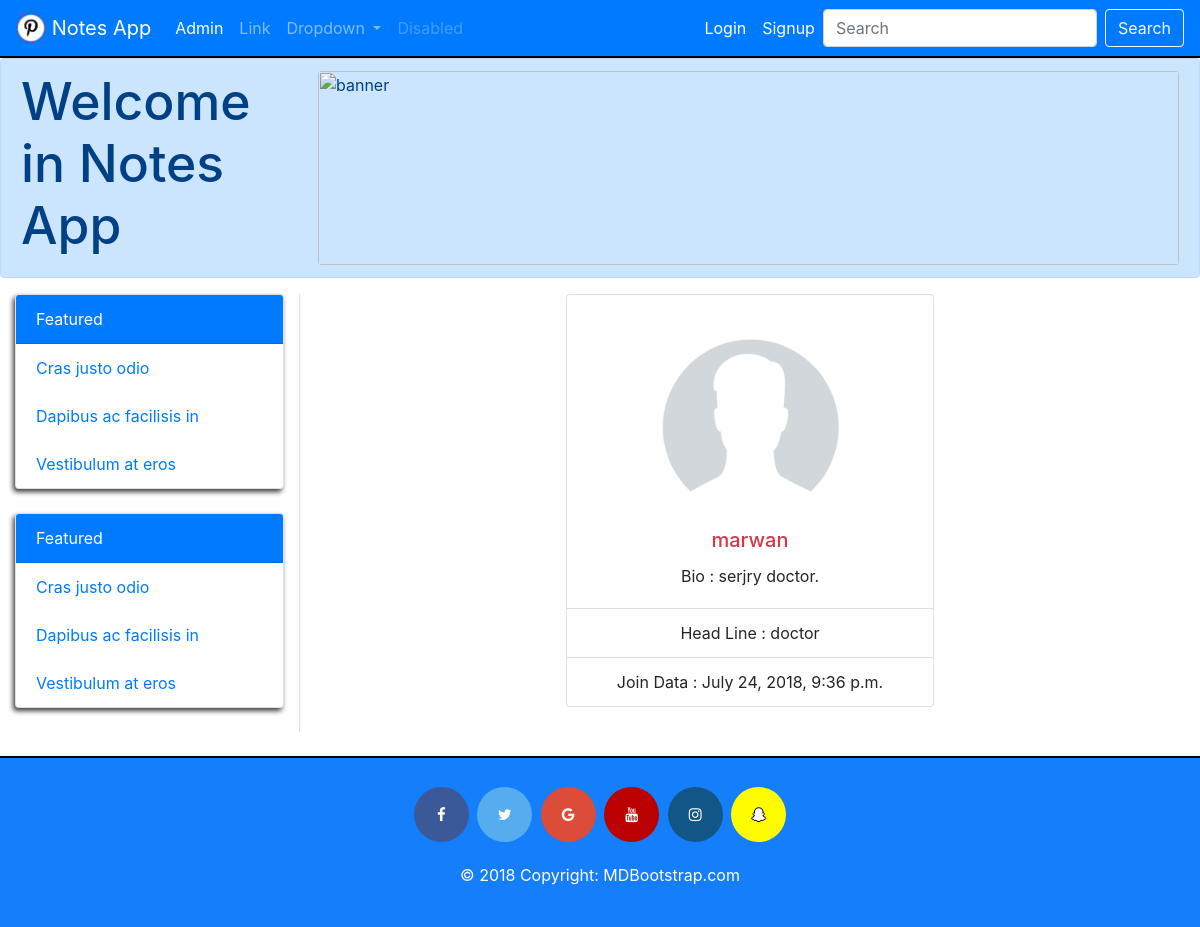
Screenshot of /accounts/marwan/ with the database file from the repository.
### accounts/models.py (models this page shows, shortened)
class ProFile(models.Model):
    user = models.OneToOneField(User, on_delete=models.CASCADE)
    slug = models.SlugField(null=True, blank=True)
    headline = models.CharField(blank=True, max_length=100)
    bio = models.TextField(blank=True)
    img = models.ImageField(upload_to="profile-img", blank=True)
    join_data = models.DateTimeField(blank=True, default=datetime.datetime.now)

### accounts/views.py (the view)
# urls.py: url(r'^(?P<slug>[-\w]+)/$', views.profile, name='profile'),
def profile(request, slug):
    profile = get_object_or_404(ProFile, slug = slug)
    context = {
        'profile' : profile ,
    }
    return render(request , 'profile.html' , context)

### accounts/templates/profile.html (shortened to what this page needs)
{% extends 'base.html' %}
{% load static %}
{% block content %}
<div class="card text-center" style="width:23rem;margin:0 auto;">
    {% if profile.img %}
        <img class="card-img-top" src="{{profile.img.url}}"  style="width: 50%;margin: 0 auto;margin-top:30px;" alt="image profile">
    {% else %}
        <img class="card-img-top" src="{% static 'home-static/img/avatar-profile.png' %}"  style="width: 50%;margin: 0 auto;margin-top:30px;" alt="image profile">
    {% endif %}
      <div class="card-body">
        <h5 class="card-title text-danger">{{profile.user}}</h5>
        <p class="card-text">Bio : {{profile.bio}}.</p>
      </div>
      <ul class="list-group list-group-flush">
        <li class="list-group-item">Head Line : {{profile.headline}}</li>
        <li class="list-group-item">Join Data : {{profile.join_data}}</li>
      </ul>
</div>
{% endblock %}

### rows the page displays
ProFile: img (picture), user "marwan", bio "serjry doctor", headline "doctor", join_data "July 24, 2018, 9:36 p.m."
